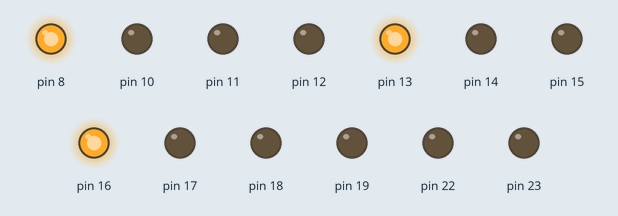
Bench run of a sketch on a simulated Arduino Uno, built with avr-gcc and run on an emulated ATmega328P. Parts: output pins drawn as LEDs (lit = HIGH). Pins used as bus, display or sensor lines are not drawn.

Above: at 0.5 s.
At 1.1 s:
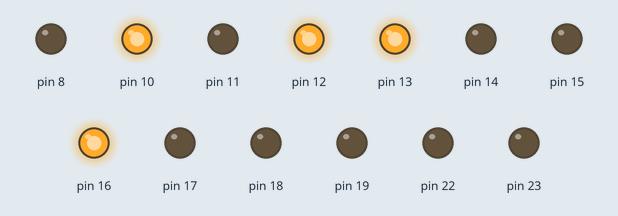
At 2.3 s:
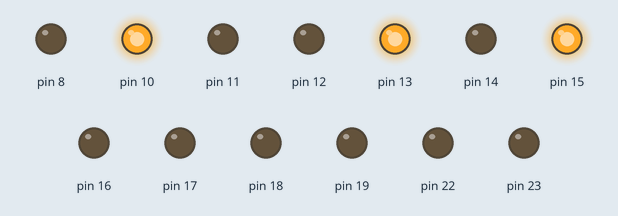
At 4.3 s:
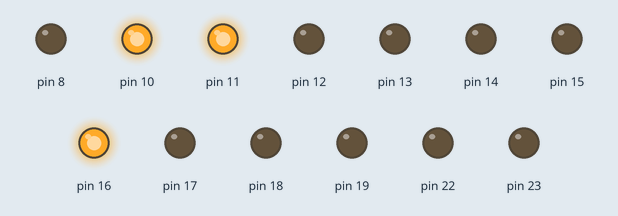
At 5.1 s:
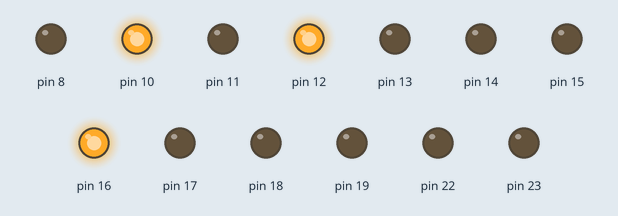
Timing chart, 0 to 6.0 s (numbered marks = the images above):
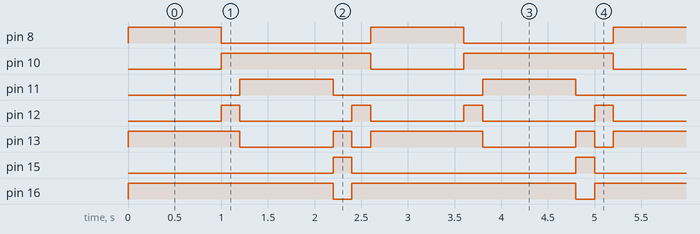

Measured:
- by itself, pin 8, pin 11: alternates HIGH for 1.0 s and LOW for 1.6 s
- by itself, pin 10: alternates HIGH for 1.6 s and LOW for 1.0 s
- by itself, pin 12: repeats every 2.6 s: LOW 1.2 s, HIGH 0.20 s, LOW 1.0 s, HIGH 0.20 s
- by itself, pin 13: repeats every 2.6 s: LOW 1.0 s, HIGH 0.20 s, LOW 0.20 s, HIGH 1.2 s
- by itself, pin 15: alternates HIGH for 0.20 s and LOW for 2.4 s
- by itself, pin 16: alternates HIGH for 2.4 s and LOW for 0.20 s

The sketch:

1A6S.ino
```cpp
int                                                                                           Phase[][5] = {{0,5,2,10,4},{1,5,2,0,2},{2,4,2,2,2},{2,3,2,10,4},{2,5,1,2,0},{2,4,2,2,3},{2,5,0,10,0},{2,5,1,2,0},{1,5,2,2,1}};
void setup() {

  DDRB = B11111111;
  DDRC = B11111111;
}
void loop() {
  for(int i = 0; i < 6;i++){
    PORTB = (1<<Phase[i][0]) | (1 << Phase[i][1]);
    PORTC = 1<<Phase[i][2];
    switch(Phase[i][4]){
      case 1: PORTB |= B00000100;break;
      case 2: PORTB |= B00100000;break;
      case 3: PORTC |= B00000100;break;
    }
    delay(Phase[i][3]*100);
  }
}
```
